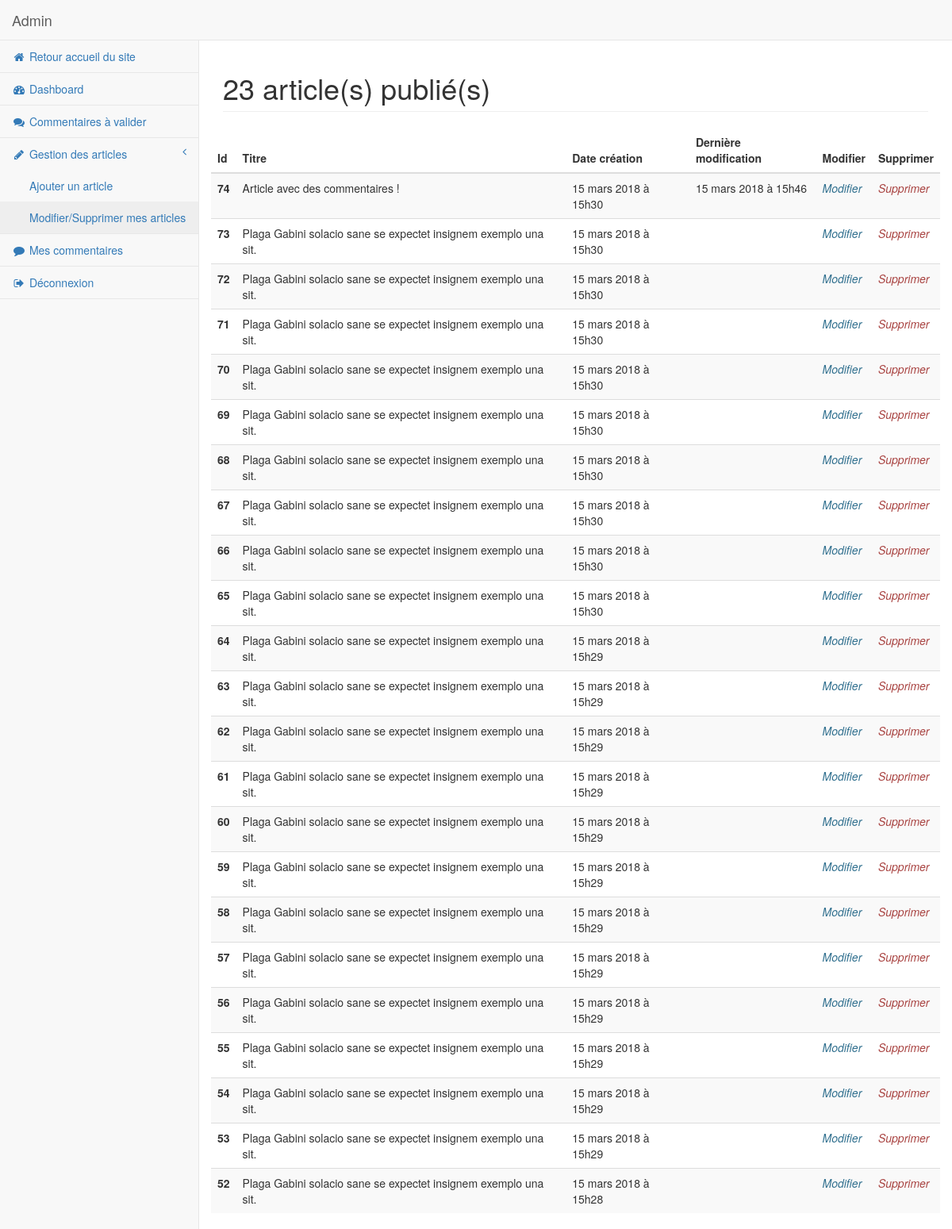
Page /index.php?action=admin&page=listMyArticles (signed in) on the committed database.
### tables this page shows
CREATE TABLE IF NOT EXISTS `article` (
  `id` int(11) NOT NULL AUTO_INCREMENT,
  `title` varchar(255) NOT NULL,
  `header_text` varchar(512) NOT NULL,
  `content` text NOT NULL,
  `creation_date` datetime NOT NULL,
  `edit_date` datetime DEFAULT NULL,
  `id_user` int(11) NOT NULL,
  `id_category` int(11) NOT NULL,
  PRIMARY KEY (`id`)
);

### Controller/Backend.php (called while the page is built, shortened)
<?php
class Backend
{
    public function listArticles($id = null, $token = null, $idUser = null)
    {
        $articleManager = new ArticleManager();
        if ($idUser) {
            $articles = $articleManager->getArticlesByUser($idUser);
            $i = $articleManager->countArticlesByUser($idUser);
        } else {
            $articles = $articleManager->getArticles();
            $i = $articleManager->countArticles();
        }
        require "View/backend/article_list.php";
    }
}

### index.php (called while the page is built, shortened)
<?php
try {
    $backend = new \Controller\Backend();
    $frontend = new \Controller\Frontend();
    if (isset($_GET['action'])) {
        if (isset($_SESSION['id'])) {
            if ($_GET['action'] == 'admin' && isset($_GET['page'])) {
                if ($_SESSION['role'] > 0) {
                    if ($_GET['page'] == 'listMyArticles') {
                        if (isset($_GET['delete']) && isset($_GET['token'])) {
                            $content = $backend->listArticles($_GET['delete'], $_GET['token'], $_SESSION['id']);
                        } else {
                            $content = $backend->listArticles(null, null, $_SESSION['id']);
                        }
                    }
                }
            }
        }
    }
} catch (\Exception $e) {
    $errorMessage = $e->getMessage();
    $categories = $frontend::showCategories();
    require('View/frontend/error_messages.php');
}

### Model/Manager.php (called while the page is built, shortened)
<?php
class Manager
{
    protected $db;
    public function __construct()
    {
        $json = file_get_contents("config.json");
        $json = json_decode($json, true);
        $host = $json['db']['host'];
        $dbname = $json['db']['dbname'];
        $username = $json['db']['username'];
        $password = $json['db']['password'];
        $this->db = new \PDO("mysql:host=$host;dbname=$dbname", $username, $password);
        $this->db->setAttribute(\PDO::ATTR_ERRMODE, \PDO::ERRMODE_EXCEPTION);
        $this->db->exec("SET NAMES UTF8");
    }
    public function fetchAll($query, $data = array())
    {
        $query = $this->db->prepare($query);
        $query -> execute($data);
        $res   = $query->fetchAll(\PDO::FETCH_ASSOC);
        return $res;
    }
    public function fetch($query, $data = array())
    {
        $query = $this->db->prepare($query);
        $query -> execute($data);
        $res   = $query->fetch(\PDO::FETCH_ASSOC);
        return $res;
    }
}

### Model/ArticleManager.php (called while the page is built, shortened)
<?php
class ArticleManager extends Manager
{
    public function __construct()
    {
        $this->db = new Manager();
    }
    public function getArticlesByUser($id)
    {
        $userManager = new UserManager();
        $categoryManager = new CategoryManager();
        $datas = $this->db->fetchAll("SELECT * FROM article WHERE id_user = :id_user ORDER BY id DESC", array(':id_user' => $id));
        $i=0;
        foreach ($datas as $data) {
            $articles[$i]['article'] = new Article($data);
            $articles[$i]['user'] = $userManager->getUserById($articles[$i]['article']->getIdUser());
            $articles[$i]['category'] = $categoryManager->getCategoryById($articles[$i]['article']->getIdCategory());
            $i++;
        }
        return $articles;
    }
    public function countArticlesByUser($id)
    {
        $i = $this->db->fetch("SELECT COUNT(*) FROM article WHERE id_user = :id_user", array(':id_user' => $id));
        return $i['COUNT(*)'];
    }
}

### Model/Article.php (called while the page is built, shortened)
<?php
class Article
{
    private $_id;
    private $_title;
    private $_creationDate;
    private $_editDate;
    private $_idUser;
    private $_idCategory;
    public function hydrate($donnees)
    {
        foreach ($donnees as $attribut => $valeur) {
            $methode = 'set'.str_replace(' ', '', ucwords(str_replace('_', ' ', $attribut)));
        }
    }
    public function getIdCategory()
    {
        return $this->_idCategory;
    }
    public function setIdCategory($idCategory)
    {
        $this->_idCategory = intval($idCategory);
    }
    public function getId()
    {
        return $this->_id;
    }
    public function setId($id)
    {
        $this->_id = $id;
    }
    public function getTitle()
    {
        return htmlspecialchars($this->_title);
    }
    public function setTitle($title)
    {
        if ($title!='') {
            $this->_title = htmlspecialchars($title);
        }
    }
    public function getEditDate()
    {
        $helper = new Helper();
        return $helper->formatDate($this->_editDate);
    }
    public function setEditDate($editDate)
    {
        $this->_editDate = $editDate;
    }
    public function getIdUser()
    {
        return $this->_idUser;
    }
    public function setIdUser($idUser)
    {
        $this->_idUser = $idUser;
    }
    public function getCreationDate()
    {
        $helper = new Helper();
        return $helper->formatDate($this->_creationDate);
    }
    public function setCreationDate($creationDate)
    {
        $this->_creationDate = $creationDate;
    }
}

### Model/UserManager.php (called while the page is built, shortened)
<?php
class UserManager extends Manager
{
    public function __construct()
    {
        $this->db = new Manager();
    }
    public function getUserById($id)
    {
        $data = $this->db->fetch("SELECT * FROM user WHERE id = :id", array('id' => $id));
        return new User($data);
    }
}

### Model/User.php (called while the page is built, shortened)
<?php
class User
{
    public function hydrate($donnees)
    {
        foreach ($donnees as $attribut => $valeur) {
            $methode = 'set'.str_replace(' ', '', ucwords(str_replace('_', ' ', $attribut)));
        }
    }
}

### Model/CategoryManager.php (called while the page is built, shortened)
<?php
class CategoryManager extends Manager
{
    public function __construct()
    {
        $this->db = new Manager();
    }
    public function getCategoryById($id)
    {
        $data = $this->db->fetch("SELECT * FROM category WHERE id = :id", array('id' => $id));
        $category = new Category($data);
        return $category;
    }
}

### Model/Category.php (called while the page is built, shortened)
<?php
class Category
{
    public function hydrate($donnees)
    {
        foreach ($donnees as $attribut => $valeur) {
            $methode = 'set'.str_replace(' ', '', ucwords(str_replace('_', ' ', $attribut)));
        }
    }
}

### Helper/Helper.php (called while the page is built, shortened)
<?php
class Helper
{
    public function formatDate($dateTime)
    {
        if (is_null($dateTime)) {
            return null;
        }
        $formatter = new \IntlDateFormatter(
            'fr_FR',
            \IntlDateFormatter::LONG,
            \IntlDateFormatter::SHORT,
            'Europe/Paris',
            \IntlDateFormatter::GREGORIAN
        );
        $date = new \DateTime($dateTime);
        $date = $formatter->format($date);
        return str_replace(':', 'h', $date);
    }
}

### View/backend/article_list.php (the view, shortened to what this page needs)
    <div id="page-wrapper">
        <div class="row">
            <div class="col-lg-12">
                <h1 class="page-header"><?= $i; ?> article(s) publié(s)</h1>
            </div>
        </div>
        <div class="row">
            <table class="table table-striped">
                <thead>
                <tr>
                    <th scope="col">Id</th>
                    <th scope="col">Titre</th>
                    <th scope="col">Date création</th>
                    <th scope="col">Dernière modification</th>
                    <th scope="col">Modifier</th>
                    <th scope="col">Supprimer</th>
                </tr>
                </thead>
                <tbody>
                <?php
                foreach ($articles as $article) {
                    echo '<tr>
                    <th scope="row">'.$article['article']->getId().'</th>
                    <td>'.$article['article']->getTitle().'</td>
                    <td>'.$article['article']->getCreationDate().'</td>
                    <td>'.$article['article']->getEditDate().'</td>
                    <td><a href="index.php?action=admin&page=addOrEditArticle&edit='.$article['article']->getId().'" class="text-info"><i>Modifier</i></a></td>
                    <td><a href="index.php?action=admin&page='.$_GET['page'].'&delete='.$article['article']->getId().'&token='.$_SESSION['token'].'" class="text-danger"><i>Supprimer</i></a></td>
                </tr>';
                }
                ?>
                </tbody>
            </table>
        </div>
    </div>
<?php
require "View/backend/template.php";

### rows in the picture
article: id "74", title "Article avec des commentaires !", creation_date "15 mars 2018 à 15h30", edit_date "15 mars 2018 à 15h46"
article: id "73", title "Plaga Gabini solacio sane se expectet insignem exemplo una sit.", creation_date "15 mars 2018 à 15h30"
article: id "72", title "Plaga Gabini solacio sane se expectet insignem exemplo una sit.", creation_date "15 mars 2018 à 15h30"
article: id "71", title "Plaga Gabini solacio sane se expectet insignem exemplo una sit.", creation_date "15 mars 2018 à 15h30"
article: id "70", title "Plaga Gabini solacio sane se expectet insignem exemplo una sit.", creation_date "15 mars 2018 à 15h30"
article: id "69", title "Plaga Gabini solacio sane se expectet insignem exemplo una sit.", creation_date "15 mars 2018 à 15h30"
article: id "68", title "Plaga Gabini solacio sane se expectet insignem exemplo una sit.", creation_date "15 mars 2018 à 15h30"
article: id "67", title "Plaga Gabini solacio sane se expectet insignem exemplo una sit.", creation_date "15 mars 2018 à 15h30"
article: id "66", title "Plaga Gabini solacio sane se expectet insignem exemplo una sit.", creation_date "15 mars 2018 à 15h30"
article: id "65", title "Plaga Gabini solacio sane se expectet insignem exemplo una sit.", creation_date "15 mars 2018 à 15h30"
article: id "64", title "Plaga Gabini solacio sane se expectet insignem exemplo una sit.", creation_date "15 mars 2018 à 15h29"
article: id "63", title "Plaga Gabini solacio sane se expectet insignem exemplo una sit.", creation_date "15 mars 2018 à 15h29"
article: id "62", title "Plaga Gabini solacio sane se expectet insignem exemplo una sit.", creation_date "15 mars 2018 à 15h29"
article: id "61", title "Plaga Gabini solacio sane se expectet insignem exemplo una sit.", creation_date "15 mars 2018 à 15h29"
article: id "60", title "Plaga Gabini solacio sane se expectet insignem exemplo una sit.", creation_date "15 mars 2018 à 15h29"
article: id "59", title "Plaga Gabini solacio sane se expectet insignem exemplo una sit.", creation_date "15 mars 2018 à 15h29"
article: id "58", title "Plaga Gabini solacio sane se expectet insignem exemplo una sit.", creation_date "15 mars 2018 à 15h29"
article: id "57", title "Plaga Gabini solacio sane se expectet insignem exemplo una sit.", creation_date "15 mars 2018 à 15h29"
article: id "56", title "Plaga Gabini solacio sane se expectet insignem exemplo una sit.", creation_date "15 mars 2018 à 15h29"
article: id "55", title "Plaga Gabini solacio sane se expectet insignem exemplo una sit.", creation_date "15 mars 2018 à 15h29"
article: id "54", title "Plaga Gabini solacio sane se expectet insignem exemplo una sit.", creation_date "15 mars 2018 à 15h29"
article: id "53", title "Plaga Gabini solacio sane se expectet insignem exemplo una sit.", creation_date "15 mars 2018 à 15h29"
article: id "52", title "Plaga Gabini solacio sane se expectet insignem exemplo una sit.", creation_date "15 mars 2018 à 15h28"

### other values in the picture
$_SESSION['pseudo'] "Admin"
$i "23"
